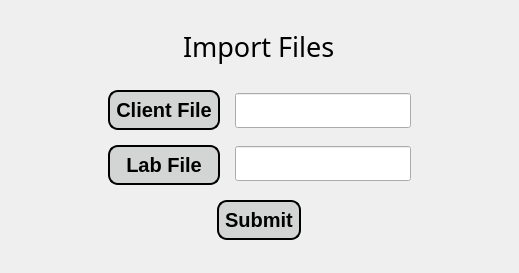
<?xml version="1.0" encoding="UTF-8"?>
<ui version="4.0">
 <class>import_page</class>
 <widget class="QMainWindow" name="import_page">
  <property name="geometry">
   <rect>
    <x>0</x>
    <y>0</y>
    <width>519</width>
    <height>273</height>
   </rect>
  </property>
  <property name="windowTitle">
   <string>Import files</string>
  </property>
  <widget class="QWidget" name="centralwidget">
   <layout class="QGridLayout" name="gridLayout">
    <item row="0" column="0">
     <widget class="QWidget" name="widget" native="true">
      <layout class="QGridLayout" name="gridLayout_2">
       <item row="0" column="0">
        <layout class="QVBoxLayout" name="verticalLayout_3">
         <property name="spacing">
          <number>15</number>
         </property>
         <property name="bottomMargin">
          <number>15</number>
         </property>
         <item alignment="Qt::AlignHCenter">
          <widget class="QLabel" name="label_3">
           <property name="sizePolicy">
            <sizepolicy hsizetype="Preferred" vsizetype="Expanding">
             <horstretch>0</horstretch>
             <verstretch>0</verstretch>
            </sizepolicy>
           </property>
           <property name="font">
            <font>
             <family>SimSun-ExtB</family>
             <pointsize>20</pointsize>
            </font>
           </property>
           <property name="text">
            <string>Import Files</string>
           </property>
          </widget>
         </item>
         <item>
          <layout class="QHBoxLayout" name="horizontalLayout_2">
           <item>
            <spacer name="horizontalSpacer_3">
             <property name="orientation">
              <enum>Qt::Horizontal</enum>
             </property>
             <property name="sizeHint" stdset="0">
              <size>
               <width>40</width>
               <height>20</height>
              </size>
             </property>
            </spacer>
           </item>
           <item>
            <layout class="QHBoxLayout" name="horizontalLayout">
             <item>
              <layout class="QVBoxLayout" name="verticalLayout_2">
               <property name="spacing">
                <number>15</number>
               </property>
               <item>
                <widget class="QPushButton" name="client_file_button">
                 <property name="styleSheet">
                  <string notr="true">QPushButton{
background-color: rgb(211, 213, 213);
color:black;
border-style:outset;
border-width:2px;
border-radius:10px;
border-color: black;
font:bold 20px;
padding: 6;
}

QPushButton:hover{
background-color: rgb(83, 82, 82);
color: white;
}

QPushButton:pressed{
background-color: white;
}
</string>
                 </property>
                 <property name="text">
                  <string>Client File</string>
                 </property>
                </widget>
               </item>
               <item>
                <widget class="QPushButton" name="lab_file_button">
                 <property name="styleSheet">
                  <string notr="true">QPushButton{
background-color: rgb(211, 213, 213);
color:black;
border-style:outset;
border-width:2px;
border-radius:10px;
border-color: black;
font:bold 20px;
padding: 6;
}

QPushButton:hover{
background-color: rgb(83, 82, 82);
color: white;
}

QPushButton:pressed{
background-color: white;
}
</string>
                 </property>
                 <property name="text">
                  <string>Lab File</string>
                 </property>
                </widget>
               </item>
              </layout>
             </item>
             <item>
              <layout class="QVBoxLayout" name="verticalLayout">
               <property name="spacing">
                <number>15</number>
               </property>
               <item>
                <widget class="QLineEdit" name="client_file_path_line">
                 <property name="sizePolicy">
                  <sizepolicy hsizetype="Fixed" vsizetype="Fixed">
                   <horstretch>0</horstretch>
                   <verstretch>0</verstretch>
                  </sizepolicy>
                 </property>
                 <property name="font">
                  <font>
                   <family>SimSun-ExtB</family>
                   <pointsize>14</pointsize>
                  </font>
                 </property>
                </widget>
               </item>
               <item>
                <widget class="QLineEdit" name="lab_file_path_line">
                 <property name="sizePolicy">
                  <sizepolicy hsizetype="Fixed" vsizetype="Fixed">
                   <horstretch>0</horstretch>
                   <verstretch>0</verstretch>
                  </sizepolicy>
                 </property>
                 <property name="font">
                  <font>
                   <family>SimSun-ExtB</family>
                   <pointsize>14</pointsize>
                  </font>
                 </property>
                </widget>
               </item>
              </layout>
             </item>
            </layout>
           </item>
           <item>
            <spacer name="horizontalSpacer_4">
             <property name="orientation">
              <enum>Qt::Horizontal</enum>
             </property>
             <property name="sizeHint" stdset="0">
              <size>
               <width>40</width>
               <height>20</height>
              </size>
             </property>
            </spacer>
           </item>
          </layout>
         </item>
         <item alignment="Qt::AlignHCenter">
          <widget class="QPushButton" name="submit_button">
           <property name="sizePolicy">
            <sizepolicy hsizetype="Fixed" vsizetype="Fixed">
             <horstretch>0</horstretch>
             <verstretch>0</verstretch>
            </sizepolicy>
           </property>
           <property name="styleSheet">
            <string notr="true">QPushButton{
background-color: rgb(211, 213, 213);
color:black;
border-style:outset;
border-width:2px;
border-radius:10px;
border-color: black;
font:bold 20px;
padding: 6;
}

QPushButton:hover{
background-color: rgb(83, 82, 82);
color: white;
}

QPushButton:pressed{
background-color: white;
}
</string>
           </property>
           <property name="text">
            <string>Submit</string>
           </property>
          </widget>
         </item>
        </layout>
       </item>
      </layout>
     </widget>
    </item>
   </layout>
  </widget>
 </widget>
 <resources/>
 <connections/>
</ui>
